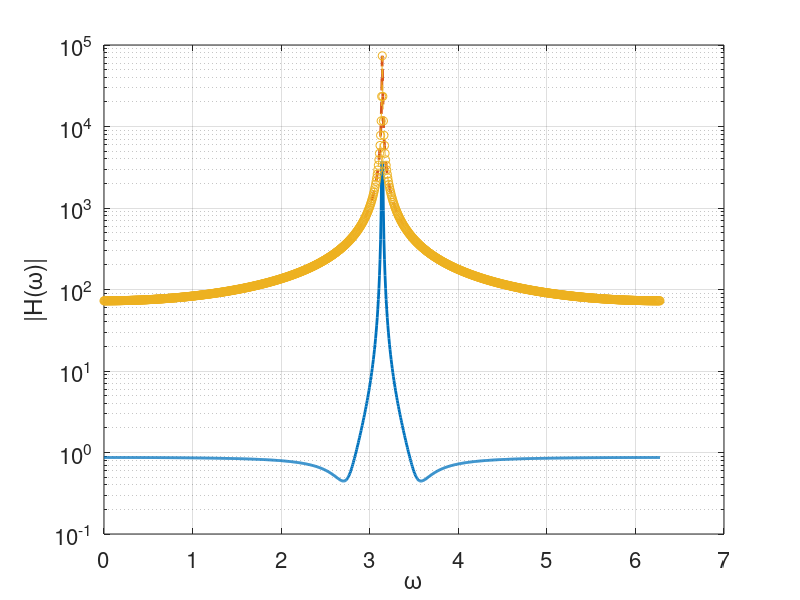

Here is the MATLAB script that generated this plot:
% Exercise 13

% Given y(n) = -2 y(n-1) -  y(n-2) + x(n) + 2rho cos(theta)x(n-1) +
% rho^2 x(n-2)
% rho = 0.9, theta = pi/8
% The sequence is defined for n in [0, 1e3].
% Which is the expression of h(n)? Compute it with 'filter'.
% Which is the amplitude of H(f)? Compute it with 'freqz' using
% N samples, for omega = [0, 2pi) 
% Plot the amplitude of H(f) as a function of omega.
% Compute and plot the DFT of h(n) using the matrix product.
% Are the two results equal? Comment on the results.
% Compute DFT of h(n) using 'fft' and check if results are equal.

close all
clearvars
clc

%% parameters

rho = 0.9;
theta = pi/8;

%% define H(z)

% denominator coefficients (from a_0 to a_D)
A_z = [1, 2, 1];
% numerator coefficients (from b_0 to b_N)
B_z = [1, 2*rho*cos(theta), rho^2];

%% h(n)

N = 1e3;
n = 0:N-1;
delta = zeros(size(n));
delta(1) = 1;
h = filter(B_z, A_z, delta);

%% amplitude of H(f) DTFT

[H_f_2pi, omega_2pi] = freqz(B_z, A_z, N, 'whole');

figure, 
% in order to better see the behaviour,you can use 'semilogy' instead of
% 'plot'   ---> NOTA BENE!!!
semilogy(omega_2pi, abs(H_f_2pi), 'linewidth', 2)
xlabel('\omega');
ylabel('|H(\omega)|');
set(gca, 'fontsize', 16);
grid

%% compute the DFT of h using matrix product (define also W as a matrix product)

% just with one code line 
W = exp(-1i * 2 * pi /N *n'*n); 
% W = exp(-1i * 2 * pi /N *n'.*n); % also this solution is valid
H_k = W * h';

%% plot between 0 (included) and 2pi (not included)

hold on;
semilogy(omega_2pi, abs(H_k), '--', 'linewidth', 2)

%% compute H_k using fft

H_fft = fft(h);
hold on;
semilogy(2*pi*n/N, abs((H_fft)),  '--o');

%% what would happen if A_z = 1? Try by yourself --> A_z = 1;

